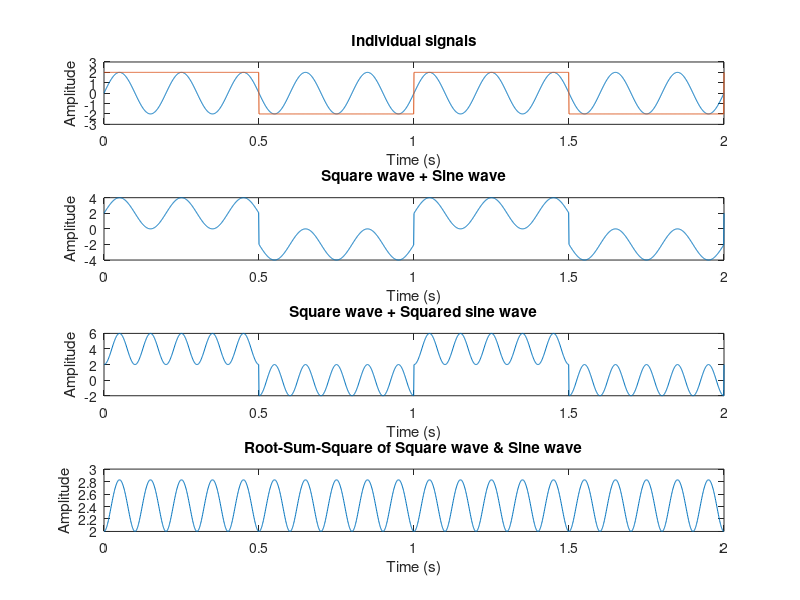

This figure's MATLAB source:
function Signal_Add_Demo
% SIGNAL_ADD_DEMO Demo of how to sum multiple signals using vector notation
%
% MATLAB R2024a
%
% MATLAB is vector-based. Using vector notation is a time-saver as it
% replaces cumbersome FOR loops. In vector notation one line might be able
% to replace several lines inside of a FOR loop as well as the loop itself.
% But you have to think in vectors to be able to use this MATLAB feature.
%
% This demo illustrates how to construct a signal by summing two signals
% where each signal is defined in a separate row in a matrix. Look at the
% code then run this function.

% Setup the signal time vector
t = 0 : 0.001 : 2;

% Setup a empty matrix to hold the two individual signals that make up the
% whole. We need two rows; the number of columns must be the number of
% points in the signal record.
y = zeros(2, length(t));

% Setup a signal in the first row
y(1,:) = 2 * sin(2 * pi * 5 * t);      % 5Hz sine wave, ampiltude 2

% Setup a signal in the second row
y(2,:) = 2 * square(2 * pi * 1 * t);   % 1Hz square wave, amplitude 2

x = y;  % Saving signal for later.

% Plot individual signals.
% MATLAB will determine that the length of the time vector is the same length
% as a row in Y and so will plot each row of Y versus time. MATLAB will
% cycle through a color table while plotting each signal. If there are
% fewer signals to plot than there are colors in the table, each signal will
% have a unique color.

figure(1)
clf             % Clearing any previous plots
subplot(411)    % Plot structure: 4 rows, 1 column; use row 1
plot(t, y)
axis([0 2 -3 3])
xlabel('Time (s)')
ylabel('Amplitude')
title('Individual signals')

% Sum the two signals point by point. Summation is done along each column.
S1 = sum(y);

% Show the sum
subplot(412)    % Plot structure: 4 rows, 1 column; use row 2
plot(t, S1)
axis([0 2 -4 4])
xlabel('Time (s)')
ylabel('Amplitude')
title('Square wave + Sine wave')

% You can also perform computations element by element using vector
% notation. The original sine wave will be squared point by point (using
% the .^2 operator) and the sum will be recomputed and plotted.
y(1,:) = y(1,:).^2;
S2 = sum(y);
subplot(413)
plot(t, S2)
axis([0 2 -2 6])
xlabel('Time (s)')
ylabel('Amplitude')
title('Square wave + Squared sine wave')

y = x;  % Restoring signal

% Compute the root-sum-square (RSS) of the individual signals.
% (Useful later in the course)
S3 = sqrt(sum(y.^2));
subplot(414)
plot(t, S3)
xlabel('Time (s)')
ylabel('Amplitude')
title('Root-Sum-Square of Square wave & Sine wave')